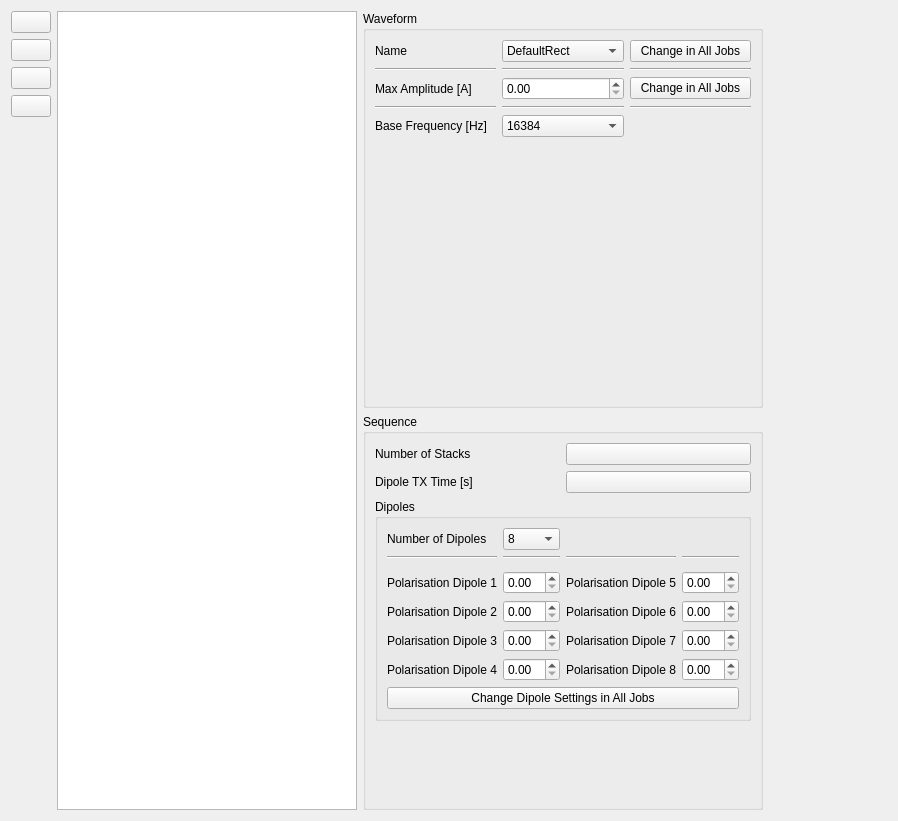
<?xml version="1.0" encoding="UTF-8"?>
<ui version="4.0">
 <class>txmparameters</class>
 <widget class="QWidget" name="txmparameters">
  <property name="geometry">
   <rect>
    <x>0</x>
    <y>0</y>
    <width>898</width>
    <height>821</height>
   </rect>
  </property>
  <property name="windowTitle">
   <string>Form</string>
  </property>
  <layout class="QVBoxLayout" name="verticalLayout">
   <item>
    <layout class="QHBoxLayout" name="horizontalLayout">
     <item>
      <layout class="QVBoxLayout" name="verticalLayout_3">
       <item>
        <widget class="QPushButton" name="atBeginButton">
         <property name="enabled">
          <bool>true</bool>
         </property>
         <property name="text">
          <string/>
         </property>
         <property name="icon">
          <iconset resource="jle_resources.qrc">
           <normaloff>:/icons/Resources/pic/Button_ShiftUpUp.png</normaloff>:/icons/Resources/pic/Button_ShiftUpUp.png</iconset>
         </property>
         <property name="iconSize">
          <size>
           <width>64</width>
           <height>64</height>
          </size>
         </property>
        </widget>
       </item>
       <item>
        <widget class="QPushButton" name="oneBackButton">
         <property name="text">
          <string/>
         </property>
         <property name="icon">
          <iconset resource="jle_resources.qrc">
           <normaloff>:/icons/Resources/pic/Button_ShiftUp.png</normaloff>:/icons/Resources/pic/Button_ShiftUp.png</iconset>
         </property>
         <property name="iconSize">
          <size>
           <width>64</width>
           <height>64</height>
          </size>
         </property>
        </widget>
       </item>
       <item>
        <widget class="QPushButton" name="oneForewardButton">
         <property name="layoutDirection">
          <enum>Qt::LeftToRight</enum>
         </property>
         <property name="autoFillBackground">
          <bool>false</bool>
         </property>
         <property name="text">
          <string/>
         </property>
         <property name="icon">
          <iconset resource="jle_resources.qrc">
           <normaloff>:/icons/Resources/pic/Button_ShiftDown.png</normaloff>:/icons/Resources/pic/Button_ShiftDown.png</iconset>
         </property>
         <property name="iconSize">
          <size>
           <width>64</width>
           <height>64</height>
          </size>
         </property>
        </widget>
       </item>
       <item>
        <widget class="QPushButton" name="atEndButton">
         <property name="text">
          <string/>
         </property>
         <property name="icon">
          <iconset resource="jle_resources.qrc">
           <normaloff>:/icons/Resources/pic/Button_ShiftDownDown.png</normaloff>:/icons/Resources/pic/Button_ShiftDownDown.png</iconset>
         </property>
         <property name="iconSize">
          <size>
           <width>64</width>
           <height>64</height>
          </size>
         </property>
        </widget>
       </item>
       <item>
        <spacer name="verticalSpacer">
         <property name="orientation">
          <enum>Qt::Vertical</enum>
         </property>
         <property name="sizeHint" stdset="0">
          <size>
           <width>20</width>
           <height>40</height>
          </size>
         </property>
        </spacer>
       </item>
      </layout>
     </item>
     <item>
      <widget class="QTableView" name="jobListTableView">
       <property name="minimumSize">
        <size>
         <width>300</width>
         <height>0</height>
        </size>
       </property>
       <property name="maximumSize">
        <size>
         <width>300</width>
         <height>16777215</height>
        </size>
       </property>
      </widget>
     </item>
     <item>
      <layout class="QVBoxLayout" name="verticalLayout_2">
       <item>
        <widget class="QGroupBox" name="gbWaveform">
         <property name="title">
          <string>Waveform</string>
         </property>
         <layout class="QGridLayout" name="gridLayout_7">
          <item row="0" column="0">
           <widget class="QLabel" name="label">
            <property name="text">
             <string>Name</string>
            </property>
           </widget>
          </item>
          <item row="0" column="1">
           <widget class="QComboBox" name="cbTXMWaveformName">
            <item>
             <property name="text">
              <string>DefaultRect</string>
             </property>
            </item>
            <item>
             <property name="text">
              <string>DefaultSine</string>
             </property>
            </item>
            <item>
             <property name="text">
              <string>DefaultTriangle</string>
             </property>
            </item>
            <item>
             <property name="text">
              <string>DefaultRamp</string>
             </property>
            </item>
           </widget>
          </item>
          <item row="5" column="0">
           <spacer name="verticalSpacer_3">
            <property name="orientation">
             <enum>Qt::Vertical</enum>
            </property>
            <property name="sizeHint" stdset="0">
             <size>
              <width>20</width>
              <height>40</height>
             </size>
            </property>
           </spacer>
          </item>
          <item row="2" column="0">
           <widget class="QLabel" name="label_2">
            <property name="text">
             <string>Max Amplitude [A]</string>
            </property>
           </widget>
          </item>
          <item row="2" column="1">
           <widget class="QDoubleSpinBox" name="sspinTXMMaxAmpl"/>
          </item>
          <item row="4" column="0">
           <widget class="QLabel" name="label_6">
            <property name="text">
             <string>Base Frequency [Hz]</string>
            </property>
           </widget>
          </item>
          <item row="4" column="1">
           <widget class="QComboBox" name="cbTXMBaseFreq">
            <item>
             <property name="text">
              <string>16384</string>
             </property>
            </item>
            <item>
             <property name="text">
              <string>8192</string>
             </property>
            </item>
            <item>
             <property name="text">
              <string>4096</string>
             </property>
            </item>
            <item>
             <property name="text">
              <string>2048</string>
             </property>
            </item>
            <item>
             <property name="text">
              <string>1024</string>
             </property>
            </item>
            <item>
             <property name="text">
              <string>512</string>
             </property>
            </item>
            <item>
             <property name="text">
              <string>256</string>
             </property>
            </item>
            <item>
             <property name="text">
              <string>128</string>
             </property>
            </item>
            <item>
             <property name="text">
              <string>64</string>
             </property>
            </item>
            <item>
             <property name="text">
              <string>32</string>
             </property>
            </item>
            <item>
             <property name="text">
              <string>16</string>
             </property>
            </item>
            <item>
             <property name="text">
              <string>8</string>
             </property>
            </item>
            <item>
             <property name="text">
              <string>4</string>
             </property>
            </item>
            <item>
             <property name="text">
              <string>2</string>
             </property>
            </item>
            <item>
             <property name="text">
              <string>1</string>
             </property>
            </item>
            <item>
             <property name="text">
              <string>0.5</string>
             </property>
            </item>
            <item>
             <property name="text">
              <string>0.25</string>
             </property>
            </item>
            <item>
             <property name="text">
              <string>0.125</string>
             </property>
            </item>
            <item>
             <property name="text">
              <string>0.0625</string>
             </property>
            </item>
           </widget>
          </item>
          <item row="1" column="1">
           <widget class="Line" name="line">
            <property name="orientation">
             <enum>Qt::Horizontal</enum>
            </property>
           </widget>
          </item>
          <item row="1" column="0">
           <widget class="Line" name="line_2">
            <property name="orientation">
             <enum>Qt::Horizontal</enum>
            </property>
           </widget>
          </item>
          <item row="1" column="2">
           <widget class="Line" name="line_3">
            <property name="orientation">
             <enum>Qt::Horizontal</enum>
            </property>
           </widget>
          </item>
          <item row="3" column="0">
           <widget class="Line" name="line_4">
            <property name="orientation">
             <enum>Qt::Horizontal</enum>
            </property>
           </widget>
          </item>
          <item row="3" column="1">
           <widget class="Line" name="line_5">
            <property name="orientation">
             <enum>Qt::Horizontal</enum>
            </property>
           </widget>
          </item>
          <item row="3" column="2">
           <widget class="Line" name="line_6">
            <property name="orientation">
             <enum>Qt::Horizontal</enum>
            </property>
           </widget>
          </item>
          <item row="0" column="2">
           <widget class="QPushButton" name="pbTXMWaveformChangeAll">
            <property name="text">
             <string>Change in All Jobs</string>
            </property>
            <property name="icon">
             <iconset resource="jle_resources.qrc">
              <normaloff>:/icons/Resources/pic/Button_OK.png</normaloff>:/icons/Resources/pic/Button_OK.png</iconset>
            </property>
            <property name="iconSize">
             <size>
              <width>45</width>
              <height>45</height>
             </size>
            </property>
           </widget>
          </item>
          <item row="2" column="2">
           <widget class="QPushButton" name="pbTXMAmplChangeAll">
            <property name="text">
             <string>Change in All Jobs</string>
            </property>
            <property name="icon">
             <iconset resource="jle_resources.qrc">
              <normaloff>:/icons/Resources/pic/Button_OK.png</normaloff>:/icons/Resources/pic/Button_OK.png</iconset>
            </property>
            <property name="iconSize">
             <size>
              <width>45</width>
              <height>45</height>
             </size>
            </property>
           </widget>
          </item>
         </layout>
        </widget>
       </item>
       <item>
        <widget class="QGroupBox" name="gbSequence">
         <property name="title">
          <string>Sequence</string>
         </property>
         <layout class="QVBoxLayout" name="verticalLayout_6">
          <item>
           <layout class="QGridLayout" name="gridLayout_8">
            <item row="0" column="0">
             <widget class="QLabel" name="label_3">
              <property name="text">
               <string>Number of Stacks</string>
              </property>
             </widget>
            </item>
            <item row="0" column="1">
             <widget class="QPushButton" name="pbTXMNumStacks">
              <property name="text">
               <string/>
              </property>
             </widget>
            </item>
            <item row="1" column="0">
             <widget class="QLabel" name="label_4">
              <property name="text">
               <string>Dipole TX Time [s]</string>
              </property>
             </widget>
            </item>
            <item row="1" column="1">
             <widget class="QPushButton" name="pbTXMDipTXTime">
              <property name="text">
               <string/>
              </property>
             </widget>
            </item>
           </layout>
          </item>
          <item>
           <widget class="QGroupBox" name="groupBox_6">
            <property name="title">
             <string>Dipoles</string>
            </property>
            <layout class="QVBoxLayout" name="verticalLayout_7">
             <item>
              <layout class="QGridLayout" name="gridLayout_9">
               <item row="0" column="0">
                <widget class="QLabel" name="label_5">
                 <property name="text">
                  <string>Number of Dipoles</string>
                 </property>
                </widget>
               </item>
               <item row="0" column="1">
                <widget class="QComboBox" name="cbTXMNumDipoles">
                 <item>
                  <property name="text">
                   <string>8</string>
                  </property>
                 </item>
                 <item>
                  <property name="text">
                   <string>6</string>
                  </property>
                 </item>
                 <item>
                  <property name="text">
                   <string>4</string>
                  </property>
                 </item>
                 <item>
                  <property name="text">
                   <string>2</string>
                  </property>
                 </item>
                 <item>
                  <property name="text">
                   <string>1</string>
                  </property>
                 </item>
                </widget>
               </item>
               <item row="3" column="0">
                <widget class="QLabel" name="label_7">
                 <property name="text">
                  <string>Polarisation Dipole 1</string>
                 </property>
                </widget>
               </item>
               <item row="4" column="1">
                <widget class="QDoubleSpinBox" name="sspinTXMPolDip2"/>
               </item>
               <item row="3" column="1">
                <widget class="QDoubleSpinBox" name="sspinTXMPolDip1"/>
               </item>
               <item row="5" column="1">
                <widget class="QDoubleSpinBox" name="sspinTXMPolDip3"/>
               </item>
               <item row="6" column="1">
                <widget class="QDoubleSpinBox" name="sspinTXMPolDip4"/>
               </item>
               <item row="4" column="0">
                <widget class="QLabel" name="label_8">
                 <property name="text">
                  <string>Polarisation Dipole 2</string>
                 </property>
                </widget>
               </item>
               <item row="5" column="0">
                <widget class="QLabel" name="label_9">
                 <property name="text">
                  <string>Polarisation Dipole 3</string>
                 </property>
                </widget>
               </item>
               <item row="6" column="0">
                <widget class="QLabel" name="label_10">
                 <property name="text">
                  <string>Polarisation Dipole 4</string>
                 </property>
                </widget>
               </item>
               <item row="2" column="0">
                <widget class="QFrame" name="frame_3">
                 <property name="frameShape">
                  <enum>QFrame::Panel</enum>
                 </property>
                 <property name="frameShadow">
                  <enum>QFrame::Raised</enum>
                 </property>
                </widget>
               </item>
               <item row="2" column="1">
                <widget class="QFrame" name="frame_4">
                 <property name="frameShape">
                  <enum>QFrame::Panel</enum>
                 </property>
                 <property name="frameShadow">
                  <enum>QFrame::Raised</enum>
                 </property>
                </widget>
               </item>
               <item row="1" column="0">
                <widget class="Line" name="line_7">
                 <property name="orientation">
                  <enum>Qt::Horizontal</enum>
                 </property>
                </widget>
               </item>
               <item row="1" column="1">
                <widget class="Line" name="line_8">
                 <property name="orientation">
                  <enum>Qt::Horizontal</enum>
                 </property>
                </widget>
               </item>
               <item row="3" column="2">
                <widget class="QLabel" name="label_11">
                 <property name="text">
                  <string>Polarisation Dipole 5</string>
                 </property>
                </widget>
               </item>
               <item row="3" column="3">
                <widget class="QDoubleSpinBox" name="sspinTXMPolDip5"/>
               </item>
               <item row="4" column="2">
                <widget class="QLabel" name="label_12">
                 <property name="text">
                  <string>Polarisation Dipole 6</string>
                 </property>
                </widget>
               </item>
               <item row="4" column="3">
                <widget class="QDoubleSpinBox" name="sspinTXMPolDip6"/>
               </item>
               <item row="5" column="2">
                <widget class="QLabel" name="label_13">
                 <property name="text">
                  <string>Polarisation Dipole 7</string>
                 </property>
                </widget>
               </item>
               <item row="5" column="3">
                <widget class="QDoubleSpinBox" name="sspinTXMPolDip7"/>
               </item>
               <item row="6" column="2">
                <widget class="QLabel" name="label_14">
                 <property name="text">
                  <string>Polarisation Dipole 8</string>
                 </property>
                </widget>
               </item>
               <item row="6" column="3">
                <widget class="QDoubleSpinBox" name="sspinTXMPolDip8"/>
               </item>
               <item row="1" column="2">
                <widget class="Line" name="line_9">
                 <property name="orientation">
                  <enum>Qt::Horizontal</enum>
                 </property>
                </widget>
               </item>
               <item row="1" column="3">
                <widget class="Line" name="line_10">
                 <property name="orientation">
                  <enum>Qt::Horizontal</enum>
                 </property>
                </widget>
               </item>
              </layout>
             </item>
             <item>
              <widget class="QPushButton" name="pbTXMDipoleChangeAll">
               <property name="text">
                <string>Change Dipole Settings in All Jobs</string>
               </property>
               <property name="icon">
                <iconset resource="jle_resources.qrc">
                 <normaloff>:/icons/Resources/pic/Button_OK.png</normaloff>:/icons/Resources/pic/Button_OK.png</iconset>
               </property>
               <property name="iconSize">
                <size>
                 <width>45</width>
                 <height>45</height>
                </size>
               </property>
              </widget>
             </item>
            </layout>
           </widget>
          </item>
          <item>
           <spacer name="verticalSpacer_4">
            <property name="orientation">
             <enum>Qt::Vertical</enum>
            </property>
            <property name="sizeHint" stdset="0">
             <size>
              <width>20</width>
              <height>40</height>
             </size>
            </property>
           </spacer>
          </item>
         </layout>
        </widget>
       </item>
      </layout>
     </item>
     <item>
      <spacer name="horizontalSpacer_2">
       <property name="orientation">
        <enum>Qt::Horizontal</enum>
       </property>
       <property name="sizeHint" stdset="0">
        <size>
         <width>40</width>
         <height>20</height>
        </size>
       </property>
      </spacer>
     </item>
    </layout>
   </item>
  </layout>
 </widget>
 <resources>
  <include location="jle_resources.qrc"/>
 </resources>
 <connections/>
</ui>
